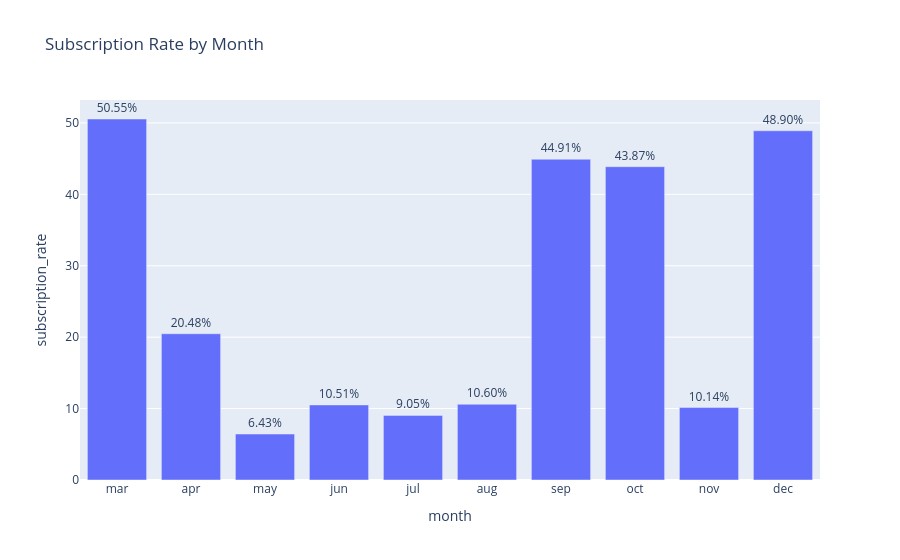

Notebook code cell kept with this figure:
### Markdown cell above
### 5.5 Subscription Rate by Campaign Month

### Code cell
month_order = [
    "mar", "apr", "may", "jun", "jul", "aug",
    "sep", "oct", "nov", "dec"
]

month_subscription = (
    df_clean
    .groupby("month", as_index=False)["y_num"]
    .mean()
)

month_subscription["subscription_rate"] = month_subscription["y_num"] * 100
month_subscription["month"] = pd.Categorical(
    month_subscription["month"],
    categories=month_order,
    ordered=True
)

month_subscription = month_subscription.sort_values("month")

fig = px.bar(
    month_subscription,
    x="month",
    y="subscription_rate",
    text="subscription_rate",
    title="Subscription Rate by Month"
)

fig.update_traces(texttemplate="%{text:.2f}%", textposition="outside")
fig.show()

### Figure 1 — Plotly figure (JSON) as saved in the notebook; plotly's stock layout.template omitted (floating-point values rounded to 4 significant figures)
{"data": [{"hovertemplate": "month=%{x}<br>subscription_rate=%{text}<extra></extra>", "legendgroup": "", "marker": {"color": "#636efa", "pattern": {"shape": ""}}, "name": "", "orientation": "v", "showlegend": false, "text": [50.55, 20.48, 6.435, 10.51, 9.047, 10.6, 44.91, 43.87, 10.14, 48.9], "textposition": "outside", "texttemplate": "%{text:.2f}%", "type": "bar", "x": ["mar", "apr", "may", "jun", "jul", "aug", "sep", "oct", "nov", "dec"], "xaxis": "x", "y": [50.55, 20.48, 6.435, 10.51, 9.047, 10.6, 44.91, 43.87, 10.14, 48.9], "yaxis": "y"}], "layout": {"barmode": "relative", "legend": {"tracegroupgap": 0}, "title": {"text": "Subscription Rate by Month"}, "xaxis": {"anchor": "y", "domain": [0, 1], "title": {"text": "month"}}, "yaxis": {"anchor": "x", "domain": [0, 1], "title": {"text": "subscription_rate"}}}}
